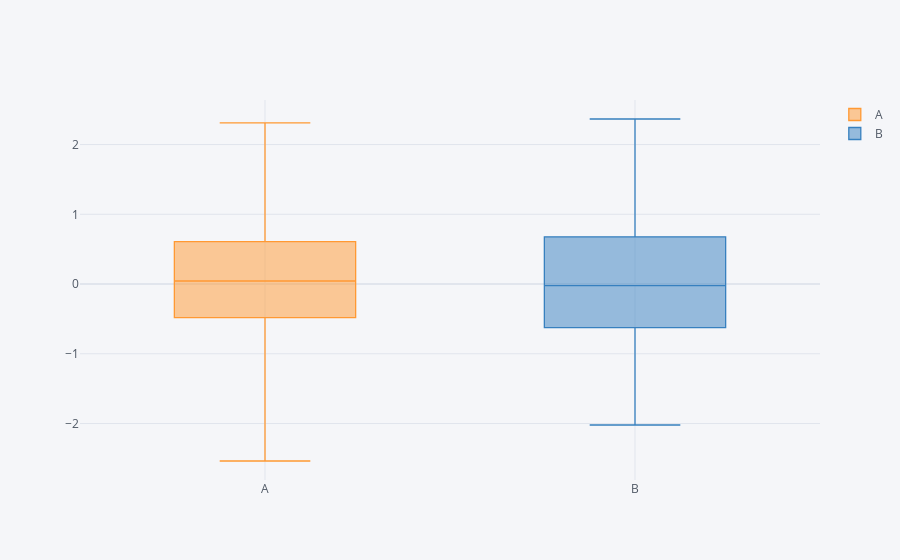

Here is the notebook cell this chart was saved with:
### Code cell
df[['A', 'B']].iplot(kind = 'box')
